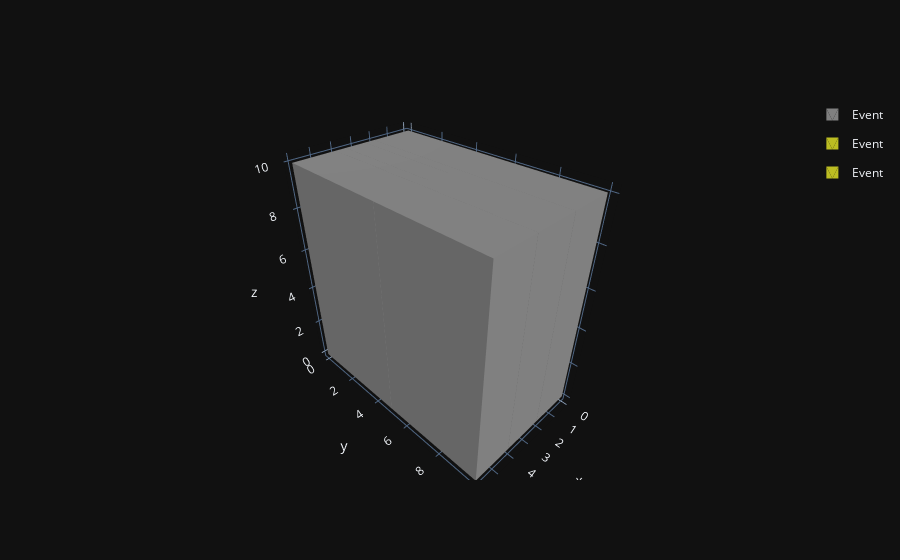

Notebook cell for this chart:
### Code cell
from random_events.events import Event, ComplexEvent
from random_events.variables import Continuous
import portion
import plotly.graph_objects as go


grey = "#7f7f7f"
gold = "#bcbd22"

x = Continuous("x")
y = Continuous("y")
z = Continuous("z")

lock = Event({x: portion.closedopen(0, 6), y: portion.closedopen(0, 10), z: portion.closedopen(0, 10)})

keyhole = Event({y: portion.closedopen(0, 5), x: portion.closedopen(2, 4), z: portion.closedopen(6, 8)})
keyhole_rod = Event({y: portion.closedopen(0, 5), x: portion.closedopen(2.5, 3.5), z: portion.closedopen(3, 6)})
keyhole |= keyhole_rod

keyhole_outer_ring = Event({y: portion.closedopen(0, 5), x: portion.closedopen(1, 5), z: portion.closedopen(5, 9)})
keyhole_outer_ring = keyhole_outer_ring.difference(keyhole)

lock = lock.difference(keyhole)
fig = go.Figure()
fig.add_traces(lock.plot(color="grey"))
fig.add_traces(keyhole.plot(gold))
fig.add_traces(keyhole_outer_ring.plot(gold))
fig.show()

### Figure 1 — Plotly figure (JSON) as saved in the notebook; plotly's stock layout.template omitted (floating-point values rounded to 4 significant figures)
{"data": [{"color": "grey", "flatshading": true, "i": [7, 0, 0, 0, 4, 4, 6, 6, 4, 0, 3, 2], "j": [3, 4, 1, 2, 5, 6, 5, 2, 0, 1, 6, 3], "k": [0, 7, 2, 3, 6, 7, 1, 1, 5, 5, 7, 6], "legendgroup": "140375482657952", "name": "Event", "showlegend": true, "x": [0, 0, 2, 2, 0, 0, 2, 2], "y": [5, 10, 10, 5, 5, 10, 10, 5], "z": [0, 0, 0, 0, 10, 10, 10, 10], "type": "mesh3d"}, {"color": "grey", "flatshading": true, "i": [7, 0, 0, 0, 4, 4, 6, 6, 4, 0, 3, 2], "j": [3, 4, 1, 2, 5, 6, 5, 2, 0, 1, 6, 3], "k": [0, 7, 2, 3, 6, 7, 1, 1, 5, 5, 7, 6], "legendgroup": "140375482657952", "name": "Event", "showlegend": false, "x": [4, 4, 6, 6, 4, 4, 6, 6], "y": [5, 10, 10, 5, 5, 10, 10, 5], "z": [0, 0, 0, 0, 10, 10, 10, 10], "type": "mesh3d"}, {"color": "grey", "flatshading": true, "i": [7, 0, 0, 0, 4, 4, 6, 6, 4, 0, 3, 2], "j": [3, 4, 1, 2, 5, 6, 5, 2, 0, 1, 6, 3], "k": [0, 7, 2, 3, 6, 7, 1, 1, 5, 5, 7, 6], "legendgroup": "140375482657952", "name": "Event", "showlegend": false, "x": [2, 2, 4, 4, 2, 2, 4, 4], "y": [5, 10, 10, 5, 5, 10, 10, 5], "z": [0, 0, 0, 0, 10, 10, 10, 10], "type": "mesh3d"}, {"color": "grey", "flatshading": true, "i": [7, 0, 0, 0, 4, 4, 6, 6, 4, 0, 3, 2], "j": [3, 4, 1, 2, 5, 6, 5, 2, 0, 1, 6, 3], "k": [0, 7, 2, 3, 6, 7, 1, 1, 5, 5, 7, 6], "legendgroup": "140375482657952", "name": "Event", "showlegend": false, "x": [0, 0, 2, 2, 0, 0, 2, 2], "y": [0, 5, 5, 0, 0, 5, 5, 0], "z": [0, 0, 0, 0, 10, 10, 10, 10], "type": "mesh3d"}, {"color": "grey", "flatshading": true, "i": [7, 0, 0, 0, 4, 4, 6, 6, 4, 0, 3, 2], "j": [3, 4, 1, 2, 5, 6, 5, 2, 0, 1, 6, 3], "k": [0, 7, 2, 3, 6, 7, 1, 1, 5, 5, 7, 6], "legendgroup": "140375482657952", "name": "Event", "showlegend": false, "x": [4, 4, 6, 6, 4, 4, 6, 6], "y": [0, 5, 5, 0, 0, 5, 5, 0], "z": [0, 0, 0, 0, 10, 10, 10, 10], "type": "mesh3d"}, {"color": "grey", "flatshading": true, "i": [7, 0, 0, 0, 4, 4, 6, 6, 4, 0, 3, 2], "j": [3, 4, 1, 2, 5, 6, 5, 2, 0, 1, 6, 3], "k": [0, 7, 2, 3, 6, 7, 1, 1, 5, 5, 7, 6], "legendgroup": "140375482657952", "name": "Event", "showlegend": false, "x": [2, 2, 2.5, 2.5, 2, 2, 2.5, 2.5], "y": [0, 5, 5, 0, 0, 5, 5, 0], "z": [0, 0, 0, 0, 6, 6, 6, 6], "type": "mesh3d"}, {"color": "grey", "flatshading": true, "i": [7, 0, 0, 0, 4, 4, 6, 6, 4, 0, 3, 2], "j": [3, 4, 1, 2, 5, 6, 5, 2, 0, 1, 6, 3], "k": [0, 7, 2, 3, 6, 7, 1, 1, 5, 5, 7, 6], "legendgroup": "140375482657952", "name": "Event", "showlegend": false, "x": [2, 2, 2.5, 2.5, 2, 2, 2.5, 2.5], "y": [0, 5, 5, 0, 0, 5, 5, 0], "z": [8, 8, 8, 8, 10, 10, 10, 10], "type": "mesh3d"}, {"color": "grey", "flatshading": true, "i": [7, 0, 0, 0, 4, 4, 6, 6, 4, 0, 3, 2], "j": [3, 4, 1, 2, 5, 6, 5, 2, 0, 1, 6, 3], "k": [0, 7, 2, 3, 6, 7, 1, 1, 5, 5, 7, 6], "legendgroup": "140375482657952", "name": "Event", "showlegend": false, "x": [3.5, 3.5, 4, 4, 3.5, 3.5, 4, 4], "y": [0, 5, 5, 0, 0, 5, 5, 0], "z": [0, 0, 0, 0, 6, 6, 6, 6], "type": "mesh3d"}, {"color": "grey", "flatshading": true, "i": [7, 0, 0, 0, 4, 4, 6, 6, 4, 0, 3, 2], "j": [3, 4, 1, 2, 5, 6, 5, 2, 0, 1, 6, 3], "k": [0, 7, 2, 3, 6, 7, 1, 1, 5, 5, 7, 6], "legendgroup": "140375482657952", "name": "Event", "showlegend": false, "x": [3.5, 3.5, 4, 4, 3.5, 3.5, 4, 4], "y": [0, 5, 5, 0, 0, 5, 5, 0], "z": [8, 8, 8, 8, 10, 10, 10, 10], "type": "mesh3d"}, {"color": "grey", "flatshading": true, "i": [7, 0, 0, 0, 4, 4, 6, 6, 4, 0, 3, 2], "j": [3, 4, 1, 2, 5, 6, 5, 2, 0, 1, 6, 3], "k": [0, 7, 2, 3, 6, 7, 1, 1, 5, 5, 7, 6], "legendgroup": "140375482657952", "name": "Event", "showlegend": false, "x": [2.5, 2.5, 3.5, 3.5, 2.5, 2.5, 3.5, 3.5], "y": [0, 5, 5, 0, 0, 5, 5, 0], "z": [0, 0, 0, 0, 3, 3, 3, 3], "type": "mesh3d"}, {"color": "grey", "flatshading": true, "i": [7, 0, 0, 0, 4, 4, 6, 6, 4, 0, 3, 2], "j": [3, 4, 1, 2, 5, 6, 5, 2, 0, 1, 6, 3], "k": [0, 7, 2, 3, 6, 7, 1, 1, 5, 5, 7, 6], "legendgroup": "140375482657952", "name": "Event", "showlegend": false, "x": [2.5, 2.5, 3.5, 3.5, 2.5, 2.5, 3.5, 3.5], "y": [0, 5, 5, 0, 0, 5, 5, 0], "z": [8, 8, 8, 8, 10, 10, 10, 10], "type": "mesh3d"}, {"color": "#bcbd22", "flatshading": true, "i": [7, 0, 0, 0, 4, 4, 6, 6, 4, 0, 3, 2], "j": [3, 4, 1, 2, 5, 6, 5, 2, 0, 1, 6, 3], "k": [0, 7, 2, 3, 6, 7, 1, 1, 5, 5, 7, 6], "legendgroup": "140376849258528", "name": "Event", "showlegend": true, "x": [2, 2, 4, 4, 2, 2, 4, 4], "y": [0, 5, 5, 0, 0, 5, 5, 0], "z": [6, 6, 6, 6, 8, 8, 8, 8], "type": "mesh3d"}, {"color": "#bcbd22", "flatshading": true, "i": [7, 0, 0, 0, 4, 4, 6, 6, 4, 0, 3, 2], "j": [3, 4, 1, 2, 5, 6, 5, 2, 0, 1, 6, 3], "k": [0, 7, 2, 3, 6, 7, 1, 1, 5, 5, 7, 6], "legendgroup": "140376849258528", "name": "Event", "showlegend": false, "x": [2.5, 2.5, 3.5, 3.5, 2.5, 2.5, 3.5, 3.5], "y": [0, 5, 5, 0, 0, 5, 5, 0], "z": [3, 3, 3, 3, 6, 6, 6, 6], "type": "mesh3d"}, {"color": "#bcbd22", "flatshading": true, "i": [7, 0, 0, 0, 4, 4, 6, 6, 4, 0, 3, 2], "j": [3, 4, 1, 2, 5, 6, 5, 2, 0, 1, 6, 3], "k": [0, 7, 2, 3, 6, 7, 1, 1, 5, 5, 7, 6], "legendgroup": "140375508535424", "name": "Event", "showlegend": true, "x": [1, 1, 2, 2, 1, 1, 2, 2], "y": [0, 5, 5, 0, 0, 5, 5, 0], "z": [5, 5, 5, 5, 9, 9, 9, 9], "type": "mesh3d"}, {"color": "#bcbd22", "flatshading": true, "i": [7, 0, 0, 0, 4, 4, 6, 6, 4, 0, 3, 2], "j": [3, 4, 1, 2, 5, 6, 5, 2, 0, 1, 6, 3], "k": [0, 7, 2, 3, 6, 7, 1, 1, 5, 5, 7, 6], "legendgroup": "140375508535424", "name": "Event", "showlegend": false, "x": [4, 4, 5, 5, 4, 4, 5, 5], "y": [0, 5, 5, 0, 0, 5, 5, 0], "z": [5, 5, 5, 5, 9, 9, 9, 9], "type": "mesh3d"}, {"color": "#bcbd22", "flatshading": true, "i": [7, 0, 0, 0, 4, 4, 6, 6, 4, 0, 3, 2], "j": [3, 4, 1, 2, 5, 6, 5, 2, 0, 1, 6, 3], "k": [0, 7, 2, 3, 6, 7, 1, 1, 5, 5, 7, 6], "legendgroup": "140375508535424", "name": "Event", "showlegend": false, "x": [2, 2, 2.5, 2.5, 2, 2, 2.5, 2.5], "y": [0, 5, 5, 0, 0, 5, 5, 0], "z": [5, 5, 5, 5, 6, 6, 6, 6], "type": "mesh3d"}, {"color": "#bcbd22", "flatshading": true, "i": [7, 0, 0, 0, 4, 4, 6, 6, 4, 0, 3, 2], "j": [3, 4, 1, 2, 5, 6, 5, 2, 0, 1, 6, 3], "k": [0, 7, 2, 3, 6, 7, 1, 1, 5, 5, 7, 6], "legendgroup": "140375508535424", "name": "Event", "showlegend": false, "x": [2, 2, 2.5, 2.5, 2, 2, 2.5, 2.5], "y": [0, 5, 5, 0, 0, 5, 5, 0], "z": [8, 8, 8, 8, 9, 9, 9, 9], "type": "mesh3d"}, {"color": "#bcbd22", "flatshading": true, "i": [7, 0, 0, 0, 4, 4, 6, 6, 4, 0, 3, 2], "j": [3, 4, 1, 2, 5, 6, 5, 2, 0, 1, 6, 3], "k": [0, 7, 2, 3, 6, 7, 1, 1, 5, 5, 7, 6], "legendgroup": "140375508535424", "name": "Event", "showlegend": false, "x": [3.5, 3.5, 4, 4, 3.5, 3.5, 4, 4], "y": [0, 5, 5, 0, 0, 5, 5, 0], "z": [5, 5, 5, 5, 6, 6, 6, 6], "type": "mesh3d"}, {"color": "#bcbd22", "flatshading": true, "i": [7, 0, 0, 0, 4, 4, 6, 6, 4, 0, 3, 2], "j": [3, 4, 1, 2, 5, 6, 5, 2, 0, 1, 6, 3], "k": [0, 7, 2, 3, 6, 7, 1, 1, 5, 5, 7, 6], "legendgroup": "140375508535424", "name": "Event", "showlegend": false, "x": [3.5, 3.5, 4, 4, 3.5, 3.5, 4, 4], "y": [0, 5, 5, 0, 0, 5, 5, 0], "z": [8, 8, 8, 8, 9, 9, 9, 9], "type": "mesh3d"}, {"color": "#bcbd22", "flatshading": true, "i": [7, 0, 0, 0, 4, 4, 6, 6, 4, 0, 3, 2], "j": [3, 4, 1, 2, 5, 6, 5, 2, 0, 1, 6, 3], "k": [0, 7, 2, 3, 6, 7, 1, 1, 5, 5, 7, 6], "legendgroup": "140375508535424", "name": "Event", "showlegend": false, "x": [2.5, 2.5, 3.5, 3.5, 2.5, 2.5, 3.5, 3.5], "y": [0, 5, 5, 0, 0, 5, 5, 0], "z": [8, 8, 8, 8, 9, 9, 9, 9], "type": "mesh3d"}], "layout": {}}
